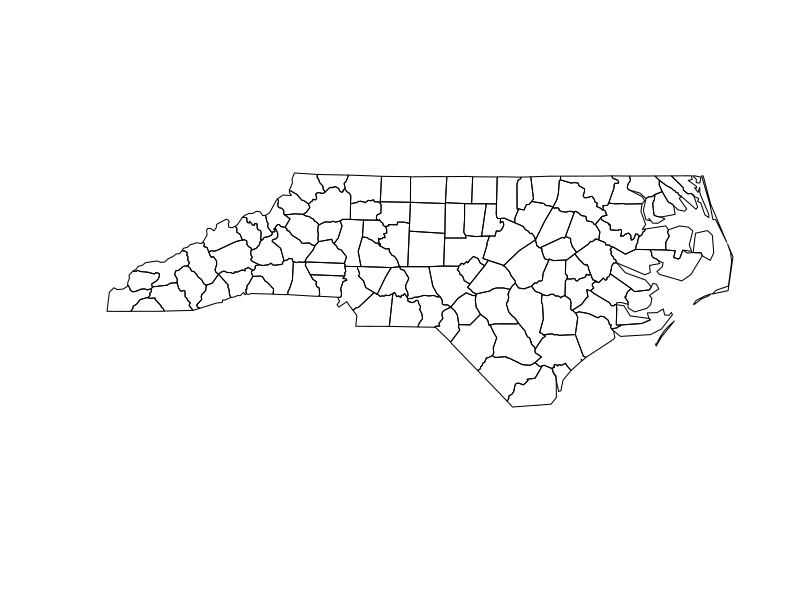

This chart was generated by the following R code: (Note: this script raises an error after producing the figure.)
## ---- chunk 1
knitr::opts_chunk$set(collapse = TRUE, comment = "#>")
## ---- chunk 2
library(tidyverse)
library(sf)

# The counties of North Carolina
nc <- read_sf(system.file("shape/nc.shp", package = "sf"))
## ---- chunk 3
library(maps)
nz_map <- map("nz", plot = FALSE)
nz_sf <- st_as_sf(nz_map)
## ---- chunk 4
head(nc)
head(nz_sf)
## ---- chunk 5
nc$geometry
## ---- chunk 6
plot(nc$geometry)
## ---- chunk 7
nz_sf %>%
  mutate(area = as.numeric(st_area(geometry))) %>%
  filter(area > 1e10)
## ---- chunk 8
str(nc$geometry[[1]])
plot(nc$geometry[[1]])
## ---- chunk 9
    n <- nc$geometry %>% map_int(length)
    table(n)
    
    interesting <- nc$geometry[n == 3][[1]]
    plot(interesting)
    str(interesting)
## ---- chunk 10
st_is_longlat(nc)
## ---- chunk 11
st_crs(nc)
